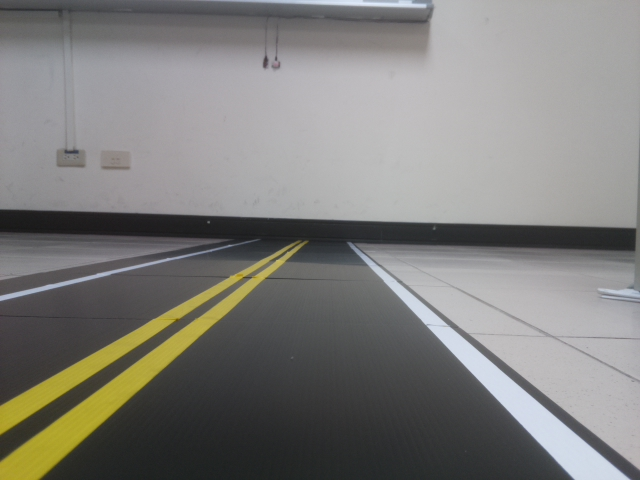
#> input picture pleasework/pics/test1_1.jpg, 640 x 480 px
$ python hough.py ../test1_1.jpg   (Python 2 division)
#> lines starting #> are read from the running program, lines starting #| are printed output that depends on the picture; after the words box and inside, x2 and y2 are one past the last pixel; in counts of white or black regions, pixels touching at a corner belong together
import cv2
import numpy as np
import sys

filename = sys.argv[1]
img = cv2.imread(filename)
#> img is the input picture: shape (480, 640, 3); mean B, G, R 123.4, 126.5, 127.4
row, column = img.shape[0]/2, img.shape[1]
#> row = 240; column = 640
img2 = np.copy(img[row:img.shape[0], :])
cv2.imwrite("half.jpg", img2)
print("row = {}, column = {}".format(row, column))
#| row = 240, column = 640

# intensity equalization
hsl = cv2.cvtColor(img2, cv2.COLOR_BGR2HSV)
#> hsl: shape (240, 640, 3); mean H, S, V 88.2, 26.2, 107.1
#hsl[:,:,2] = cv2.equalizeHist(hsl[:,:,2])
eq = cv2.cvtColor(hsl, cv2.COLOR_HSV2BGR)
cv2.imwrite("equal.jpg", eq)

kernel = np.ones((3, 3), np.uint8)
# 3-5-5-5-3 octogonal kernel
#kernel[0][0] = kernel[4][0] = kernel[0][4] = kernel[4][4] = 0
vote = 200
# white and yellow detection
temp = np.logical_and(eq[:,:,1] > 100, eq[:,:,2] > 100)
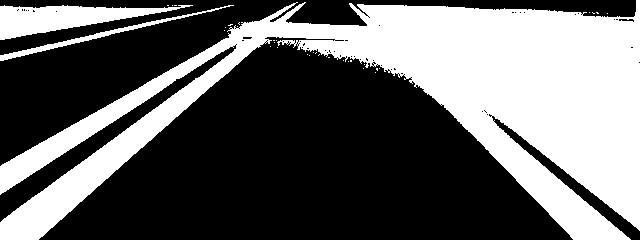
#> temp: shape (240, 640) bool; 39.3% white; 34 white regions (31 under 20 px), largest, box (x1, y1, x2, y2) and area: (0, 0, 640, 240) 56202, (0, 5, 193, 40) 3187, (0, 5, 234, 61) 952

# yellow color mark
y_cm = np.logical_and(temp, eq[:,:,0] < 100).astype(np.uint8)
#> y_cm: shape (240, 640); values 0 (black) and 1 (white), 8.4% white; 75 white regions (74 under 20 px), largest, box (x1, y1, x2, y2) and area: (0, 2, 306, 240) 12825
# close then open
y_cm = cv2.morphologyEx(cv2.morphologyEx(y_cm, cv2.MORPH_CLOSE, kernel), cv2.MORPH_OPEN, kernel)
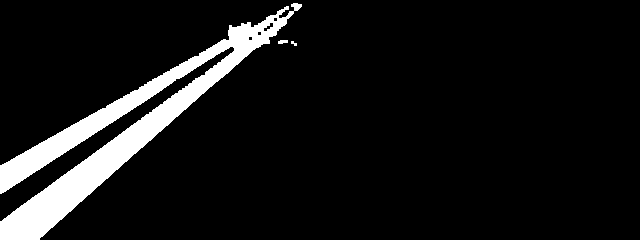
#> y_cm: shape (240, 640); values 0 (black) and 1 (white), 8.7% white; 3 white regions (1 under 20 px), largest, box (x1, y1, x2, y2) and area: (0, 3, 302, 240) 13383, (278, 40, 288, 44) 33
cv2.imwrite("y_mark.jpg", y_cm*255)

# white color mark
w_cm = np.logical_and(temp, eq[:,:,0] > 100).astype(np.uint8)
#> w_cm: shape (240, 640); values 0 (black) and 1 (white), 30.7% white; 76 white regions (68 under 20 px), largest, box (x1, y1, x2, y2) and area: (275, 0, 640, 240) 42513, (0, 5, 193, 40) 3187, (0, 5, 234, 61) 952
# close then open
w_cm = cv2.morphologyEx(cv2.morphologyEx(w_cm, cv2.MORPH_CLOSE, kernel), cv2.MORPH_OPEN, kernel)
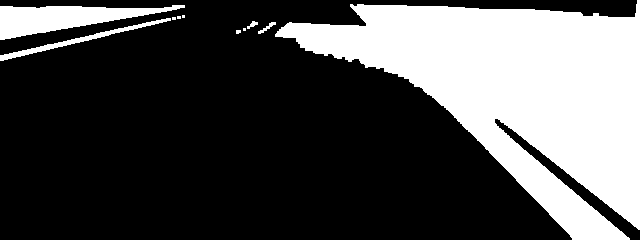
#> w_cm: shape (240, 640); values 0 (black) and 1 (white), 30.7% white; 10 white regions (5 under 20 px), largest, box (x1, y1, x2, y2) and area: (275, 0, 640, 240) 42978, (0, 5, 185, 40) 3201, (0, 18, 171, 61) 820, (258, 22, 276, 34) 66, (247, 21, 258, 29) 42
cv2.imwrite("w_mark.jpg", w_cm*255)

# gray scale canny edge detection
gray = cv2.cvtColor(img2,cv2.COLOR_BGR2GRAY)
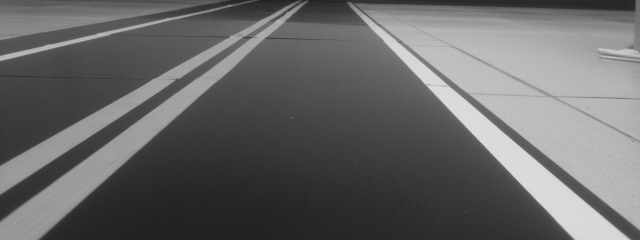
#> gray: shape (240, 640); min 30, max 221, mean 103
#blur = cv2.GaussianBlur(gray, (5, 5), 0)
edges = cv2.Canny(gray,60,100,apertureSize = 3)
#> edges: shape (240, 640); 3.9% white in thin lines or dots

cv2.imwrite("canny.jpg", edges)

# intersection of canny and road markings
y_inter = (edges * y_cm > 0).astype(np.uint8)
#> y_inter: shape (240, 640); values 0 (black) and 1 (white), 0.88% white in thin lines or dots, all inside (x1, y1, x2, y2) = (0, 3, 302, 240)
w_inter = (edges * w_cm > 0).astype(np.uint8)
#> w_inter: shape (240, 640); values 0 (black) and 1 (white), 2.1% white in thin lines or dots
y_inter = cv2.dilate(y_inter, kernel, iterations = 1)
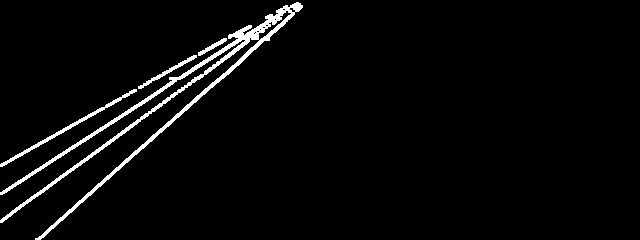
#> y_inter: shape (240, 640); values 0 (black) and 1 (white), 3.3% white; 4 white regions, box (x1, y1, x2, y2) and area: (0, 2, 303, 240) 4228, (0, 89, 137, 167) 542, (138, 55, 197, 89) 239, (198, 38, 227, 56) 130
w_inter = cv2.dilate(w_inter, kernel, iterations = 1)
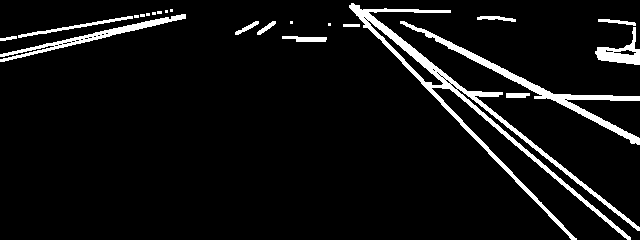
#> w_inter: shape (240, 640); values 0 (black) and 1 (white), 6.5% white; 22 white regions (9 under 20 px), largest, box (x1, y1, x2, y2) and area: (349, 3, 640, 240) 4751, (400, 21, 640, 145) 2097, (0, 14, 186, 62) 1197
cv2.imwrite("y_inter.jpg", y_inter*255)
cv2.imwrite("w_inter.jpg", w_inter*255)

# Hough line detection
y_lines = cv2.HoughLines(y_inter, 1, np.pi/180, vote)
#> y_lines = [[179, 0.942], [163, 0.995], [204, 0.838], [144, 1.06], [142, 1.08]]
w_lines = cv2.HoughLines(w_inter, 1, np.pi/180, vote)
#> w_lines = 13 rows, first 8: [-213, 2.23], [-223, 2.27], [-231, 2.29], [-248, 2.37], [-240, 2.36], [-255, 2.39], [-164, 2.04], [-156, 2.02]

# find the rightmost yellow line
y_rho, y_theta, y_offset = 0, 0, -float("inf")
"""
if y_lines == None:
    print("no yellow lines")
    quit()
"""
for rho, theta in y_lines[:, 0]:
    # ignore horizontal lines
    # only shows lines that are in 80-degree difference to vertical line
    if theta < 80*np.pi/180 or (np.pi - theta) < 80*np.pi/180:
        """
        a = np.cos(theta)
        b = np.sin(theta)
        x0 = a * rho
        y0 = b * rho
        x1 = int(x0 + 1200*(-b))
        y1 = int(y0 + 1200*(a))
        x2 = int(x0 - 1200*(-b))
        y2 = int(y0 - 1200*(a))
        cv2.line(img,(x1,y1),(x2,y2),(0,255,255),2)
        """
        offset = int(np.cos(theta)*rho-np.tan(theta)*(row-np.sin(theta)*rho))
        if offset > y_offset:
            y_rho, y_theta, y_offset = rho, theta, offset
#> this loop made 5 passes
#> (rho, theta, offset, y_rho, y_theta, y_offset) on passes 1, 3: (179, 0.942, -25, 179, 0.942, -25), (204, 0.838, 38, 204, 0.838, 38)
#> (rho, theta, offset) on passes 2, 4, 5: (163, 0.995, -70), (144, 1.06, -135), (142, 1.08, -148)
#> after the loop, y_offset = 38; y_rho = 204; y_theta = 0.838

# find the leftmost white line
w_rho, w_theta, w_offset = 0, 0, float("inf")
"""
if w_lines == None:
    print("no white lines")
    quit
"""
for rho, theta in w_lines[:, 0]:
    # ignore horizontal lines
    # only shows lines that are in 80-degree difference to vertical line
    if theta < 80*np.pi/180 or (np.pi - theta) < 80*np.pi/180:
        """
        a = np.cos(theta)
        b = np.sin(theta)
        x0 = a * rho
        y0 = b * rho
        x1 = int(x0 + 1200*(-b))
        y1 = int(y0 + 1200*(a))
        x2 = int(x0 - 1200*(-b))
        y2 = int(y0 - 1200*(a))
        cv2.line(img,(x1,y1),(x2,y2),(255,255,255),2)
        """
        offset = int(np.cos(theta)*rho-np.tan(theta)*(row-np.sin(theta)*rho))
        if offset > y_offset and offset < w_offset:
            w_rho, w_theta, w_offset = rho, theta, offset
#> this loop made 13 passes
#> (rho, theta, offset, w_rho, w_theta, w_offset) on passes 1, 2, 3, 4, 6: (-213, 2.23, 653, -213, 2.23, 653), (-223, 2.27, 632, -223, 2.27, 632), (-231, 2.29, 628, -231, 2.29, 628), (-248, 2.37, 576, -248, 2.37, 576), (-255, 2.39, 572, -255, 2.39, 572)
#> (rho, theta, offset) on passes 5, 7, 8, 9, 10, 11: (-240, 2.36, 579), (-164, 2.04, 832), (-156, 2.02, 847), (-206, 2.22, 660), (-238, 2.36, 576), (-173, 2.06, 819)
#> after the loop, w_offset = 572; w_rho = -255; w_theta = 2.39

# draw line
a = np.cos(y_theta)
#> a = 0.669
b = np.sin(y_theta)
#> b = 0.743
x0 = a * y_rho
#> x0 = 136.5
y0 = b * y_rho
#> y0 = 151.6
x1 = int(x0 + 1200*(-b))
#> x1 = -755
y1 = int(y0 + 1200*(a))
#> y1 = 954
x2 = int(x0 - 1200*(-b))
#> x2 = 1028
y2 = int(y0 - 1200*(a))
#> y2 = -651

cv2.line(img2,(x1,y1),(x2,y2),(0,255,255),2)

# draw line
a = np.cos(w_theta)
#> a = -0.731
b = np.sin(w_theta)
#> b = 0.682
x0 = a * w_rho
#> x0 = 186.5
y0 = b * w_rho
#> y0 = -173.9
x1 = int(x0 + 1200*(-b))
#> x1 = -631
y1 = int(y0 + 1200*(a))
#> y1 = -1051
x2 = int(x0 - 1200*(-b))
#> x2 = 1004
y2 = int(y0 - 1200*(a))
#> y2 = 703

cv2.line(img2,(x1,y1),(x2,y2),(255,255,255),2)

# draw two offset dots
if y_offset >= 0:
    cv2.circle(img2,(int(y_offset),int(row)),7,(0,255,255),5)
#> img2: shape (240, 640, 3); mean B, G, R 96.3, 105.3, 106
if w_offset < column:
    cv2.circle(img2,(int(w_offset),int(row)),7,(255,255,255),5)
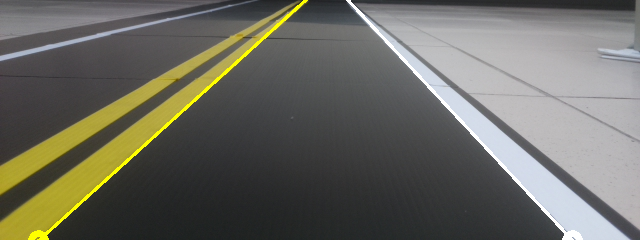
#> img2: shape (240, 640, 3); mean B, G, R 96.3, 105.4, 106

cv2.imwrite("road_lines.jpg",img2)

print("y_offset = {}, w_offset = {}".format(y_offset, w_offset))
#| y_offset = 38, w_offset = 572

error = -11
middle = column/2 + error
#> middle = 309
deviation = middle - int((w_offset + y_offset)/2)
#> deviation = 4
print("middle = {}".format(middle))
#| middle = 309
print("deviation = {}".format(deviation))
#| deviation = 4

if deviation > 0:
    print("should go left {} pixels".format(deviation))
#| should go left 4 pixels
elif deviation < 0:
    print("should go right {} pixels".format(-deviation))
else:
    print("should go straight")

$ run again, on pleasework/pics/test1_5.jpg
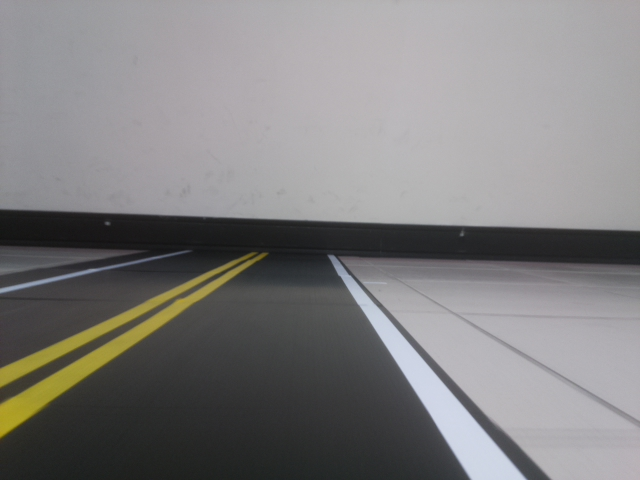
#> input picture pleasework/pics/test1_5.jpg, 640 x 480 px
#> img is the input picture: shape (480, 640, 3); mean B, G, R 127.3, 127.2, 128.5
#| row = 240, column = 640
#> hsl: shape (240, 640, 3); mean H, S, V 88.9, 20.7, 100.5
#> `temp = np.logical_and(eq[:,:,1] > 100, eq[:,:,2] > 100)`:
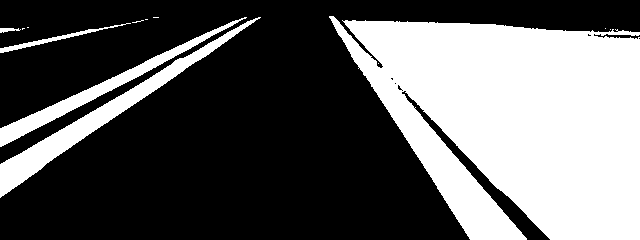
#> temp: shape (240, 640) bool; 37.2% white; 13 white regions (8 under 20 px), largest, box (x1, y1, x2, y2) and area: (329, 16, 640, 240) 48915, (0, 17, 261, 198) 4743, (0, 17, 247, 147) 2862, (0, 23, 131, 53) 458, (0, 28, 21, 33) 65
#> edges: shape (240, 640); 3% white in thin lines or dots
#> y_lines = [[142, 1.05], [161, 0.977], [130, 1.08], [129, 1.1], [117, 1.13]]
#> w_lines = 17 rows, first 8: [-221, 2.36], [-229, 2.37], [-241, 2.43], [-169, 2.11], [-163, 2.09], [-178, 2.13], [-223, 2.36], [-248, 2.44]
#> the loop `for rho, theta in y_lines[:, 0]:` made 5 passes
#> (rho, theta, offset, y_rho, y_theta, y_offset) on passes 1 to 2: (142, 1.05, -131, 142, 1.05, -131), (161, 0.977, -67, 161, 0.977, -67)
#> after the loop `for rho, theta in y_lines[:, 0]:`: y_offset = -67; y_rho = 161; y_theta = 0.977
#> the loop `for rho, theta in w_lines[:, 0]:` made 17 passes
#> (rho, theta, offset, w_rho, w_theta, w_offset) on passes 1, 2, 3, 8, 12, 14: (-221, 2.36, 552, -221, 2.36, 552), (-229, 2.37, 550, -229, 2.37, 550), (-241, 2.43, 527, -241, 2.43, 527), (-248, 2.44, 525, -248, 2.44, 525), (-265, 2.57, 471, -265, 2.57, 471), (-271, 2.58, 469, -271, 2.58, 469)
#> after the loop `for rho, theta in w_lines[:, 0]:`: w_offset = 469; w_rho = -271; w_theta = 2.58
#> `a = np.cos(y_theta)`: a = 0.559
#> `b = np.sin(y_theta)`: b = 0.829
#> `x0 = a * y_rho`: x0 = 90.03
#> `y0 = b * y_rho`: y0 = 133.5
#> `x1 = int(x0 + 1200*(-b))`: x1 = -904
#> `y1 = int(y0 + 1200*(a))`: y1 = 804
#> `x2 = int(x0 - 1200*(-b))`: x2 = 1084
#> `y2 = int(y0 - 1200*(a))`: y2 = -537
#> `a = np.cos(w_theta)`: a = -0.848
#> `b = np.sin(w_theta)`: b = 0.53
#> `x0 = a * w_rho`: x0 = 229.8
#> `y0 = b * w_rho`: y0 = -143.6
#> `x1 = int(x0 + 1200*(-b))`: x1 = -406
#> `y1 = int(y0 + 1200*(a))`: y1 = -1161
#> `x2 = int(x0 - 1200*(-b))`: x2 = 865
#> `y2 = int(y0 - 1200*(a))`: y2 = 874
#> `cv2.line(img2,(x1,y1),(x2,y2),(255,255,255),2)`:
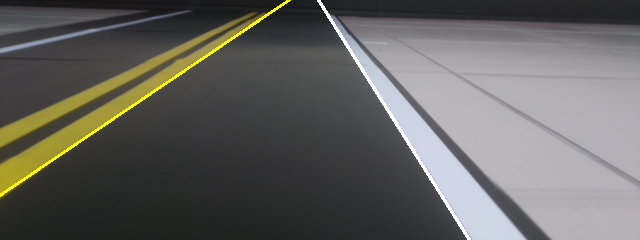
#> img2: shape (240, 640, 3); mean B, G, R 95, 98.7, 99.4
#| y_offset = -67, w_offset = 469
#> deviation = 108
#| middle = 309
#| deviation = 108
#| should go left 108 pixels
